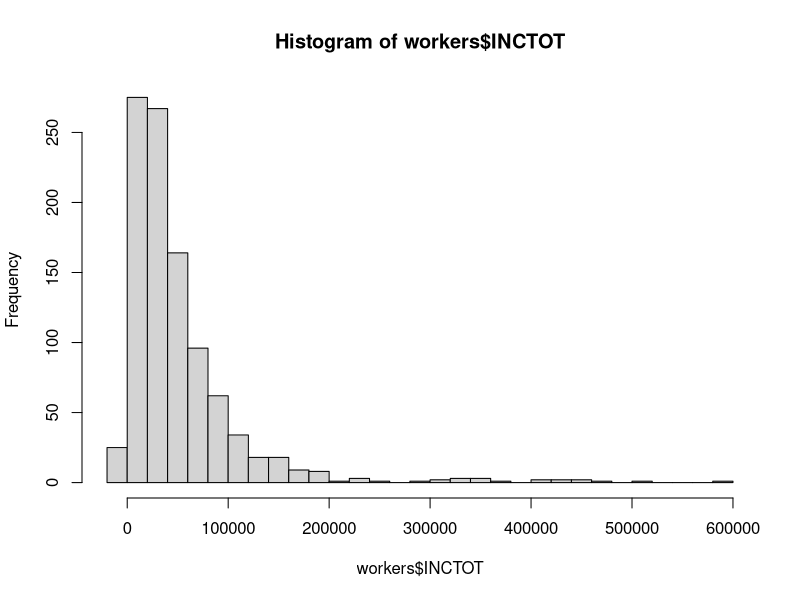
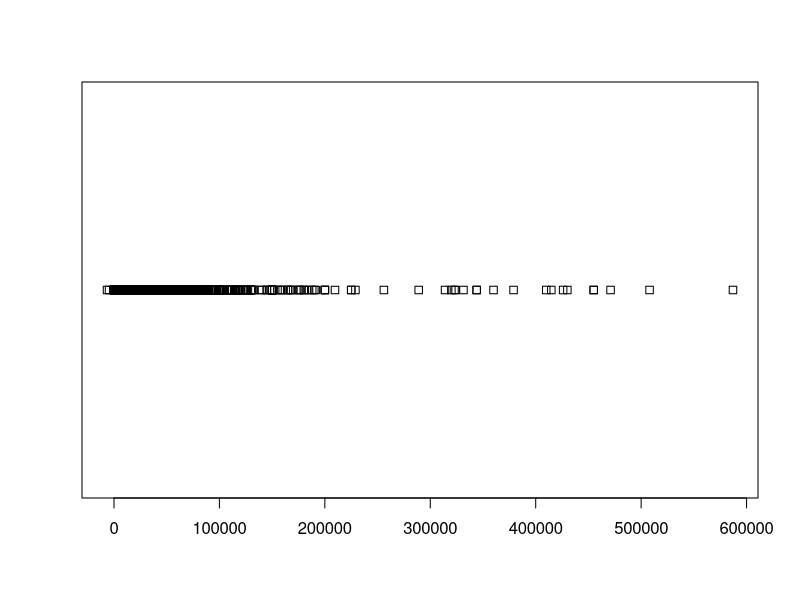
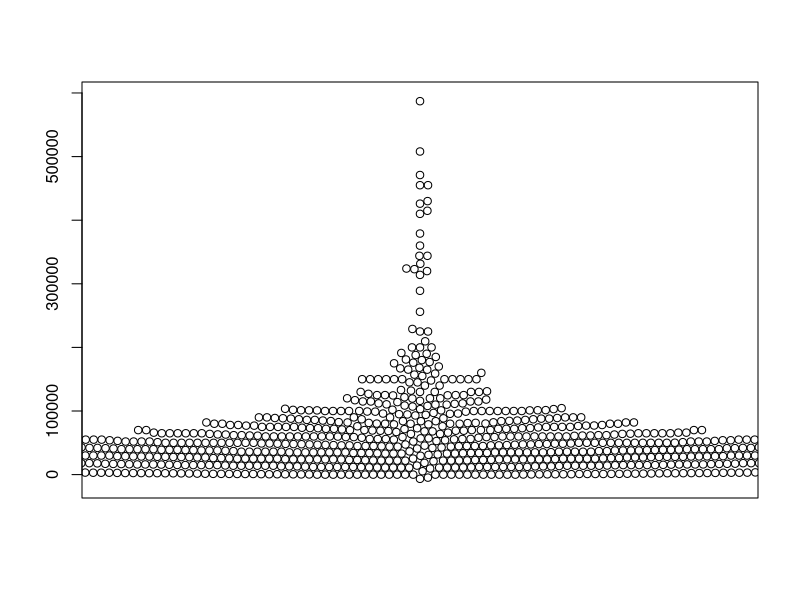
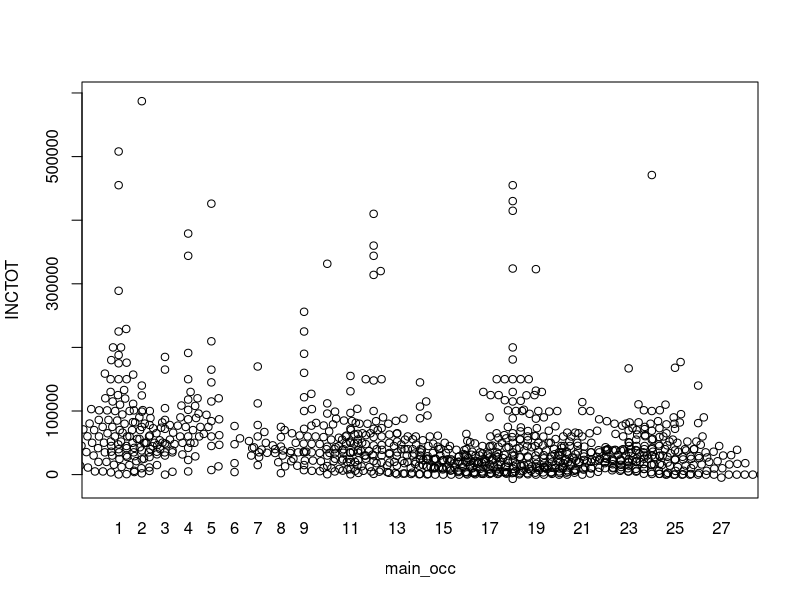
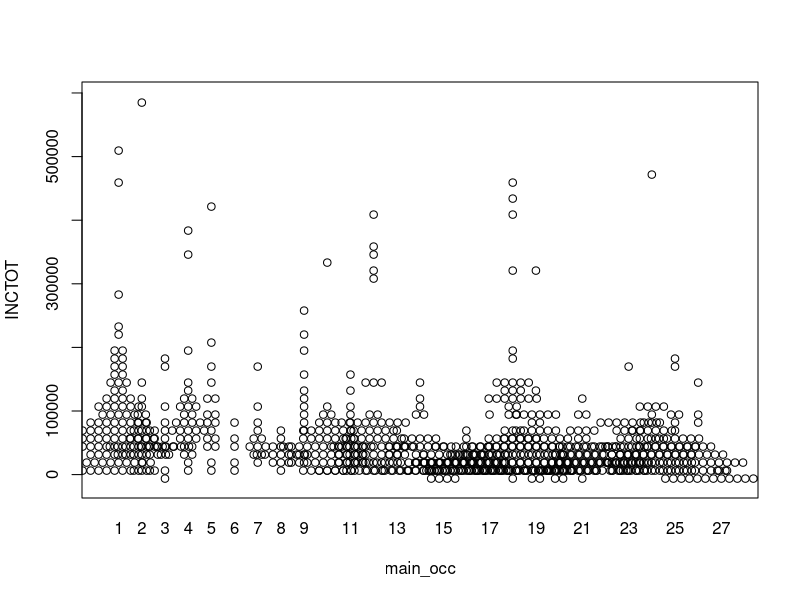
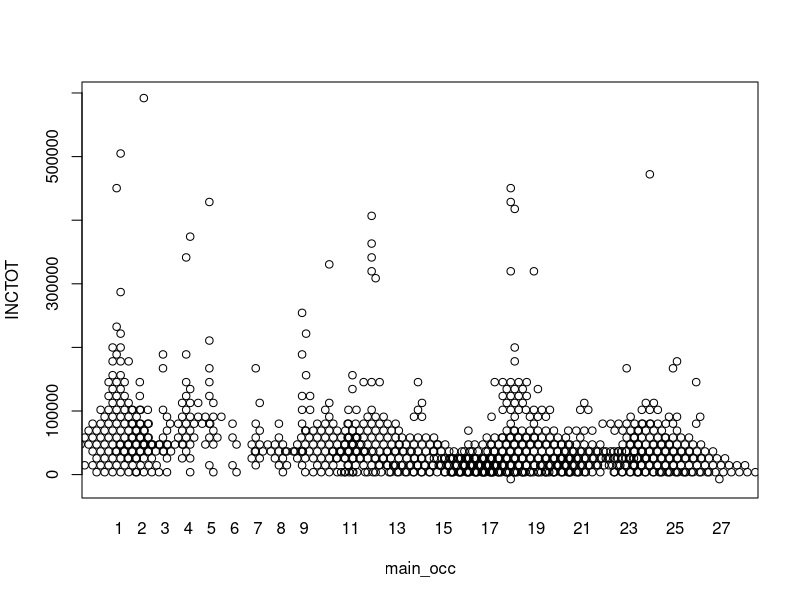
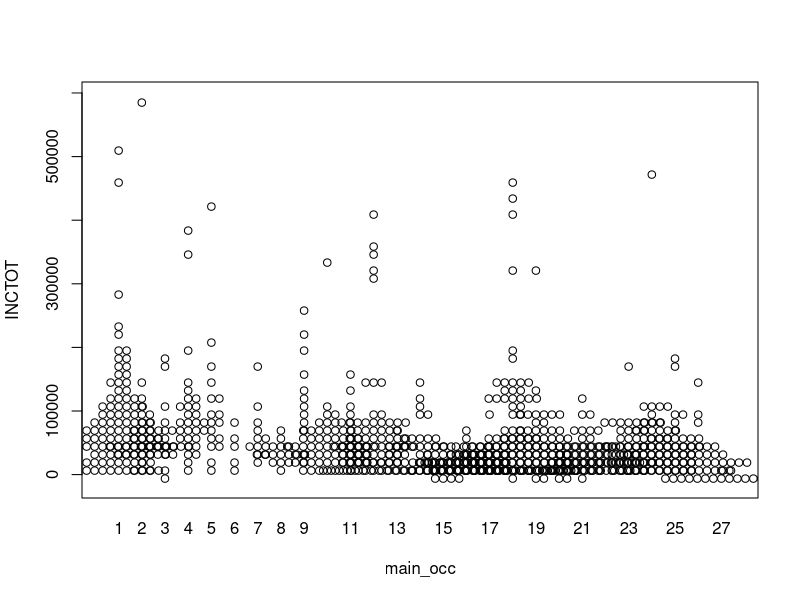
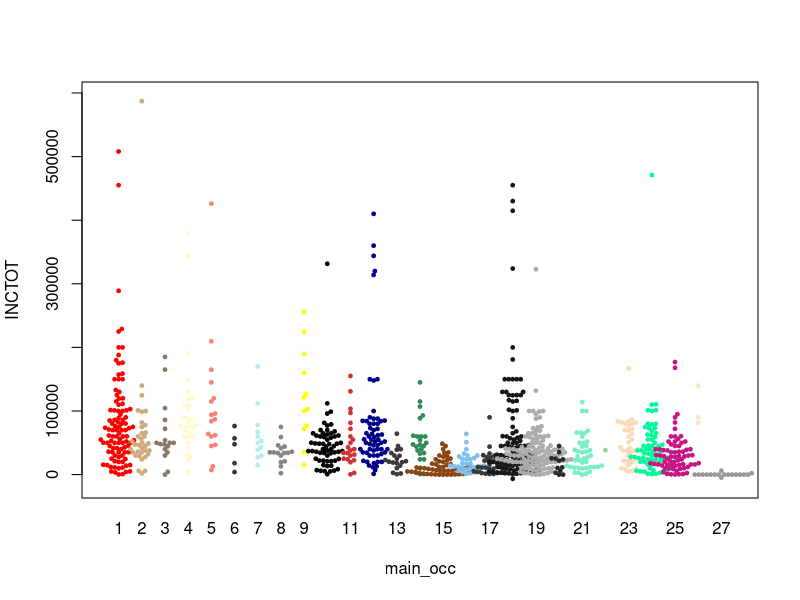

Here is the R script that generated these plots, in order:
#
# Bee Swarm Tutorial
# Packages used: beeswarm by Aron Charles Eklund
#

install.packages("beeswarm")
library("beeswarm")
options(scipen=999)

# Load data
workers <- read.csv("data/income-sample-2014.tsv", sep="\t", stringsAsFactors=FALSE)

# Traditional
hist(workers$INCTOT, breaks=30)
stripchart(workers$INCTOT)

# Beeswarm
beeswarm(workers$INCTOT)

# Beeswarm for categories
beeswarm(INCTOT ~ main_occ, data=workers, method="swarm")
beeswarm(INCTOT ~ main_occ, data=workers, method="center")
beeswarm(INCTOT ~ main_occ, data=workers, method="hex")
beeswarm(INCTOT ~ main_occ, data=workers, method="square")


# Beeswarm options
beeswarm(INCTOT ~ main_occ, data=workers, col=sample(colors(), 27), pch=19, method="swarm", cex=0.5)

# More parameters
par(las=1)
beeswarm(INCTOT ~ main_occ, data=workers, col=sample(colors(), 27), pch=19, method="swarm", cex=0.5, horizontal=TRUE, xlab="Annual Income, Dollars", ylab="Occupation Category", main="Distribution of Income, by Occupation Caetgory", labels=c(LETTERS, "AA"), bty="n")

